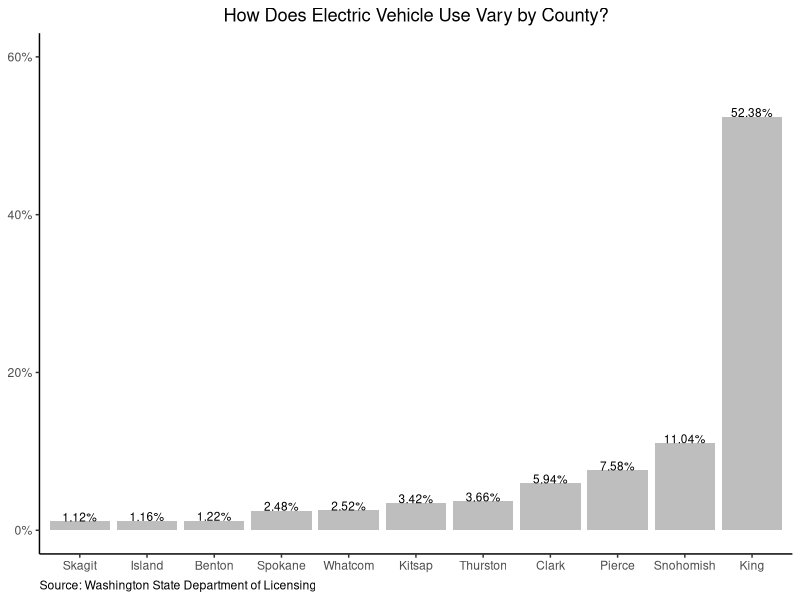

Write the R code that produced this figure.
## ---- chunk 1
# clean memory
rm(list = ls()) 
#read in data frame
elecDF_1=read.csv("electricvehicledataframe.csv")

# Create Plot for Electric Vehicle Bar Chart
library(ggplot2)

# Add Titles
titleText='How Does Electric Vehicle Use Vary by County?'
sourceText='Source: Washington State Department of Licensing'

#Customize Y Axis
library(scales)

#reorder
countyOrd=elecDF_1[order(elecDF_1$share),'county']

# Pulling it all together
LABELS=paste0(round(elecDF_1$share,2), '%')
base=ggplot(data=elecDF_1,
            aes(x=county,
                y=share))
base=base + scale_x_discrete(limits=countyOrd)
base=base + theme_classic()
plot1 = base + geom_bar(fill ="gray",
                        stat = 'identity')
plot2 = plot1 + labs(title=titleText,
                     x =NULL, 
                     y = NULL,
                     caption = sourceText) 
plot3 = plot2 + scale_y_continuous(breaks=c(0,20, 40,60),
                                   limits = c(0, 60), 
                                   labels=unit_format(suffix = '%'))
plot4 = plot3 + theme(plot.caption = element_text(hjust = 0), 
                      plot.title = element_text(hjust = 0.5))
plot5 = plot4 + geom_text(vjust=0, 
                          size = 3,
                          aes(y = share ,
                              label = paste0(round(share,2), '%')))
plot5
## ---- chunk 2
#save plot
saveRDS(plot5, file = "ElectricVehiclePlot.rds")

## ---- chunk 3
# clean memory
rm(list = ls()) 
#read in data frame
carbonTable=read.csv("emissionsdataframe.csv")

#Create Emissions Map
